Frame 1 (no input): blank canvas, image omitted
Frame 60 (the mouse pressed at the canvas centre just before this capture): blank canvas, image omitted
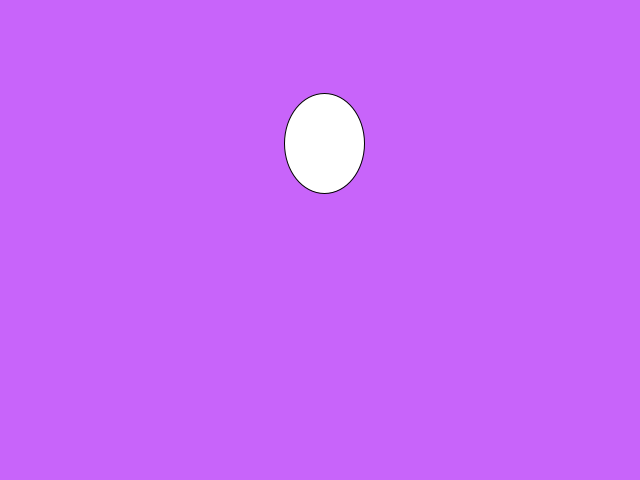
Frame 120 (the mouse held since frame 60 and released just before this capture)

The Processing sketch whose frames 1 and 60 were blank and that drew this single picture after the mouse press (run headless with seeded random() and noise(); from frame 60 on, the mouse is pressed at the canvas centre):

// Processing sketch: globos
// ── globos.pde
class Globo
{
  float x, y,vx,vy;
  Globo (float _x, float _y)
  {
   x=_x;
   y=_y; 
   vx=random(-0.25,0.25);
   vy=random(-2,-0.5);
  }

  void update()
  {
    y+=vy;
    x+=vx;
  }

  void dibujate()
  {
      ellipse(x,y,80,100);
  }
  
}

ArrayList<Globo> globos;


void setup()
{
  size(640,480);
  globos = new ArrayList<Globo>();  
}

void draw()
{
  background(200, 100, 250);
  for(int i=0;i<globos.size();i++)
  {
    globos.get(i).update();
    globos.get(i).dibujate();
  }
}

void mousePressed()
{
  globos.add(new Globo(mouseX,mouseY));
}
